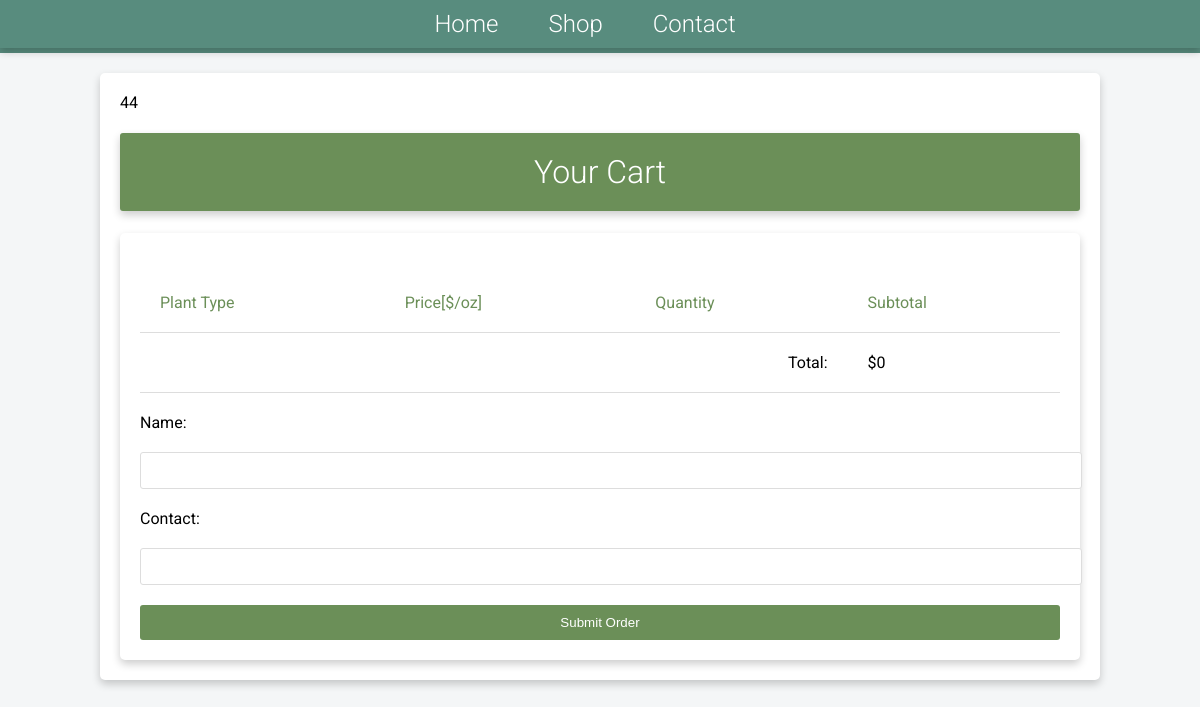
The app's page /cart/ (signed in), older data.
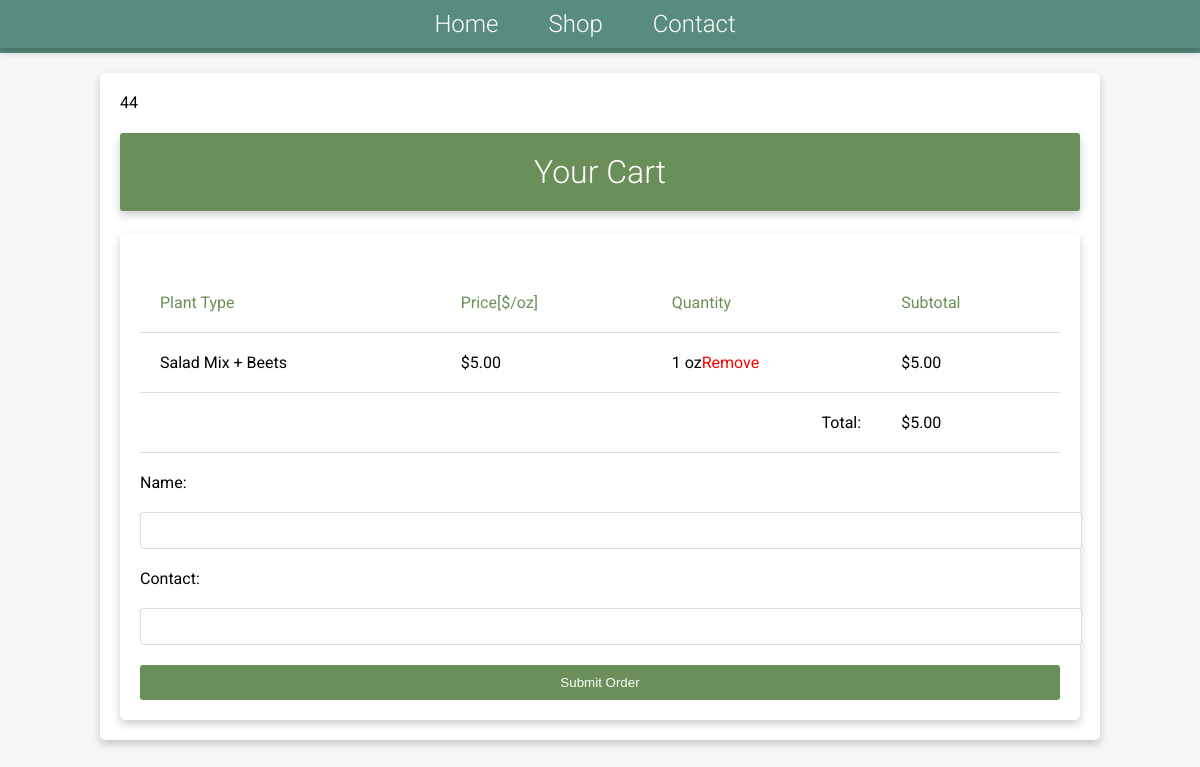
The same page, newer data.
### cart/models.py (models this page shows, shortened)
class CartItem(models.Model):
    product = models.ForeignKey(Product, on_delete=models.CASCADE)
    quantity = models.PositiveIntegerField(default=1)
    user = models.ForeignKey(User, on_delete=models.CASCADE)

### shop/models.py (models this page shows, shortened)
class Product(models.Model):
    plant_type = models.CharField(max_length=100)
    price = models.DecimalField(max_digits=5, decimal_places=2)
    quantity = models.PositiveSmallIntegerField()

### cart/views.py (the view)
# urls.py: path('cart/', cart, name='cart'),
def cart(request):
    cart_items = CartItem.objects.filter(user=request.user)
    total_price = sum(item.product.price * item.quantity for item in cart_items)
    context = {
        'cart_items': cart_items,
        'total_price': total_price,
    }
    return render(request, 'cart/templates/cart.html', context)

### cart/templatetags/custom_filters.py (called while the page is built)
@register.filter
def to_float(value):
    return float(value)

@register.filter(name='mul')
def mul(value, arg):
    return value * arg

### cart/templates/cart.html (shortened to what this page needs)
{% extends 'cartbase.html' %}
{% load static %}
{% block content %}
{% load custom_filters %}
44
<h1>Your Cart</h1>
<div class="container">
  <form action="{% url 'submit_order' %}" method="post">
    <table>
      <thead>
        <tr>
          <th>Plant Type</th>
          <th>Price[$/oz]</th>
          <th>Quantity</th>
          <th>Subtotal</th>
        </tr>
      </thead>
      <tbody>
        {% for item in cart_items %}
          {% with quantity_float=item.quantity|to_float price_float=item.product.price|to_float %}
          {% with subtotal=quantity_float|mul:price_float %}
          <tr>
            <td>{{ item.product.plant_type }}</td>
            <td>${{ item.product.price }}</td>
            <td>{{ item.quantity }} oz<span class="cart-item-remove"><span class="remove-item" data-itemid="{{ item.id }}">Remove</span></span></td>
            <td>${{ subtotal|floatformat:2 }}</td>
          </tr>
          {% endwith %}
          {% endwith %}
        {% endfor %}
      </tbody>
      <tfoot>
        <tr>
          <td colspan="3" style="text-align: right;">Total:</td>
          <td>${{ total_price }}</td>
        </tr>
      </tfoot>
    </table>
    <label for="name">Name:</label>
    <input type="text" name="name" required>
    <label for="contact">Contact:</label>
    <input type="text" name="contact" required>
    <button type="submit" name="submit-order" id="submit-order-btn">Submit Order</button>
  </form>
</div>
{% endblock %}

### cart/templates/cartbase.html (shortened to what this page needs)
<!DOCTYPE html>
<html>
<head>
</head>
<body>
    <header>
        <nav>
            <ul>
                <li><a href="{% url 'home' %}">Home</a></li>
                <li><a href="{% url 'shop' %}">Shop</a></li>
                <li><a href="{% url 'contact' %}">Contact</a></li>
            </ul>
        </nav>
    </header>
    <main>
        {% block content %}
        {% endblock %}
    </main>
</body>
</html>

### cart/templates/cartbase.html (style rules this page uses)
body { font-family: 'Roboto', sans-serif; background-color: #f4f6f7; margin: 0; }
nav { background-color: #588c7e; padding: 10px 0; box-shadow: 0 4px 8px 0 rgba(0, 0, 0, 0.2); }
nav ul { display: flex; list-style-type: none; margin: 0; padding: 0; justify-content: center; }
nav li { margin-right: 30px; }
nav a { color: #fff; text-decoration: none; font-weight: 300; font-size: 24px; padding: 10px; border-radius: 3px; transition: background-color 0.3s ease-in-out; }
header { border-bottom: 5px solid #588c7e; }
main { max-width: 960px; margin: 20px auto; padding: 20px; background: white; border-radius: 5px; box-shadow: 0 4px 8px 0 rgba(0, 0, 0, 0.2); }

### cart/templates/cart.html (style rules this page uses)
body { background-color: #f4f6f7; font-family: 'Roboto', sans-serif; }
h1 { padding: 20px; background-color: #6b8f58; color: white; text-align: center; font-weight: 300; border-radius: 3px; box-shadow: 0 4px 8px 0 rgba(0, 0, 0, 0.2); }
.container { max-width: 960px; margin: auto; padding: 20px; border-radius: 5px; background: white; box-shadow: 0 4px 8px 0 rgba(0, 0, 0, 0.2); }
table { width: 100%; border-collapse: collapse; text-align: left; margin-top: 20px; }
th, td { padding: 20px; text-align: left; border-bottom: 1px solid #ddd; }
th { color: #6b8f58; font-weight: 400; }
button[name="submit-order"] { display: block; width: 100%; padding: 10px; margin-top: 20px; background-color: #6b8f58; color: white; border: none; border-radius: 3px; cursor: pointer; transition: background-color 0.3s ease; }
.cart-item-remove { color: red; cursor: pointer; }
label, input { display: block; margin-top: 20px; }
input { padding: 10px; width: 100%; border-radius: 3px; border: 1px solid #ddd; }

Row changes from the older to the newer data that the page shows:
added CartItem: product.plant_type "Salad Mix + Beets", product.price "5.00", quantity "1", subtotal "5.00"
Text that changed along with them:
{{ total_price }}: "0" → "5.00"
